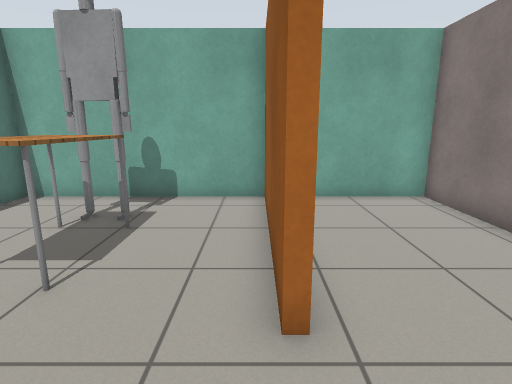
View 1 (above)

16 first-person views from a walk through a world built for the Gazebo simulator. The camera is 1.1 m above the floor, tilts 12° down and sees 80° across. The floor is counted in squares, 0.5 m on a side. Each view is taken from the middle of a square. On the plan, view 1 faces up. The plan holds only what a view shows up to about 18 squares ahead; the rest is blank. Simple patterns stand in for the simulator's built-in surfaces.

View 2
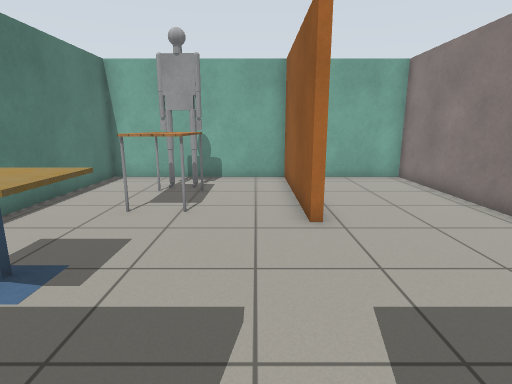

View 3
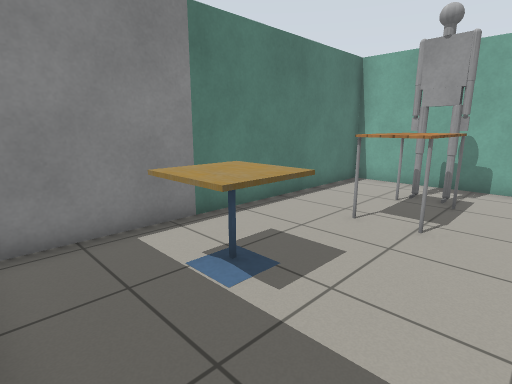

View 4
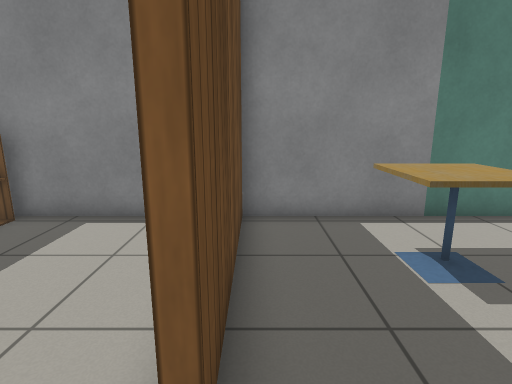

View 5
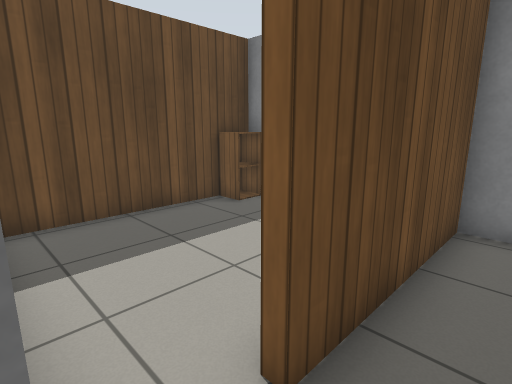

View 6
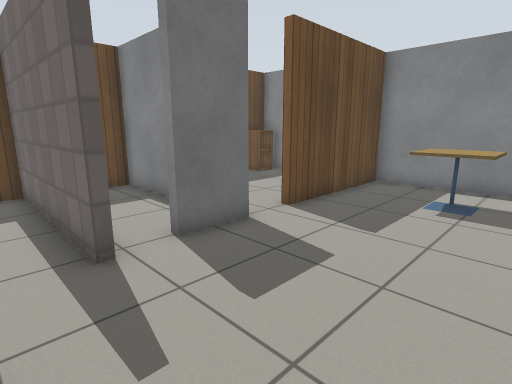

View 7
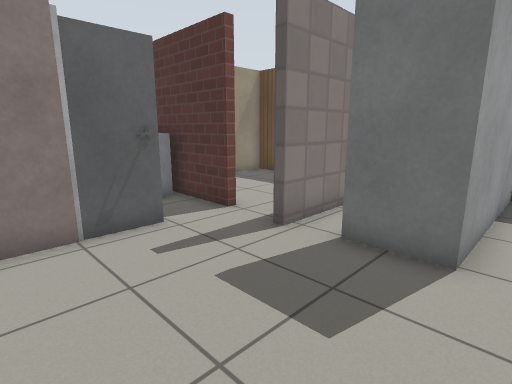

View 8
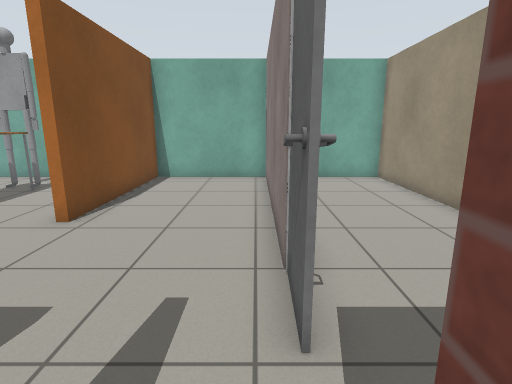

View 9
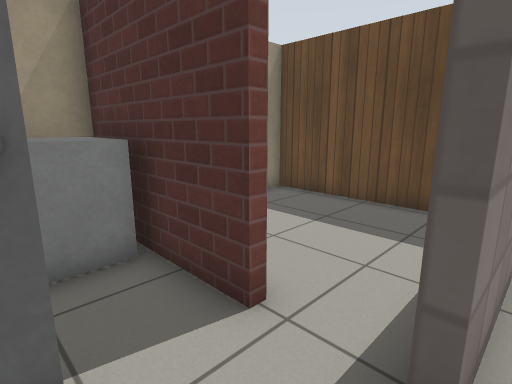

View 10
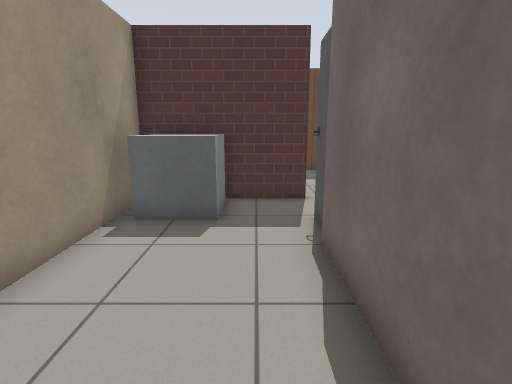

View 11
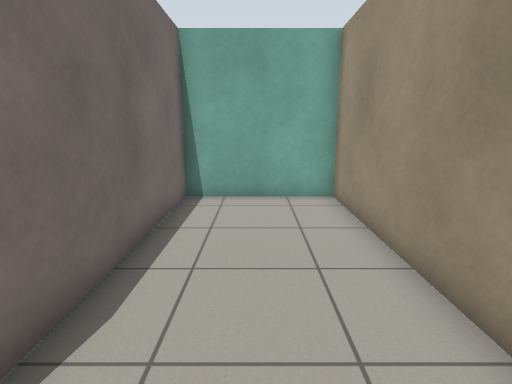

View 12
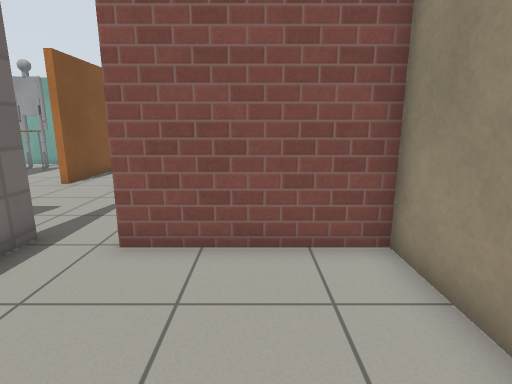

View 13
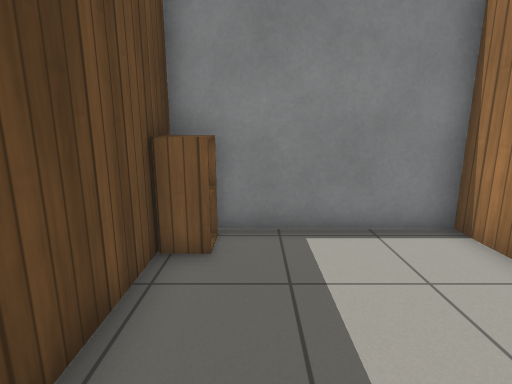

View 14
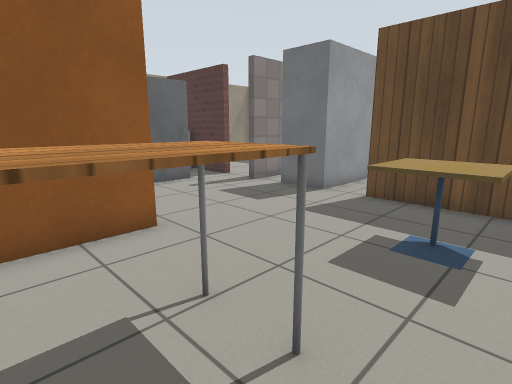

View 15
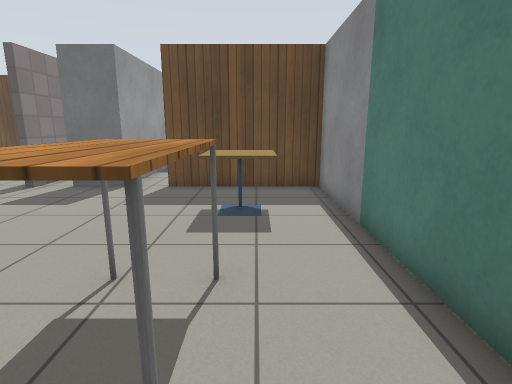

View 16
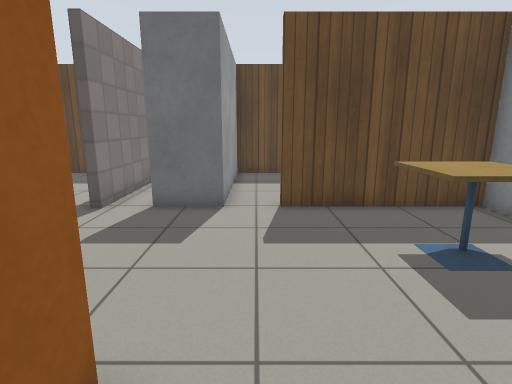

### Floor plan
Points are (right, up) in squares from view 1. A wall is a line through its corners. A room is listed if a view was taken in it or the views show most of it. See-through windows are left out.
Room 1 (views 1, 3, 4, 5, 6, 7, 9, 14, 15, 16)
walls: (0.3, 2.9) (0.3, 9.6) (-7.4, 9.6) (-7.4, -3.3) (-1.7, -3.3); (-0.1, -3.3) (1.9, -3.3); (5.4, 0.4) (5.4, 9.6) (0.6, 9.6) (0.6, 2.9); (3.3, -3.1) (3.6, -3.1)
ways out: opening at (-1, -3) to room 2; opening at (5.7, -1) to room 3
objects: cafe table (-5, -1) to (-4, 1); table (-4, 4) to (-3, 7)
Room 2 (views 2, 13)
walls: (-5.9, -3.6) (-7.4, -3.6) (-7.4, -9.8) (-0.1, -9.8) (-0.1, -3.3); (-1.7, -3.3) (-1.7, -3.8)
ways out: opening at (-1, -3) to room 1
objects: cabinet (-7, -9) to (-6, -9)
Room 3 (views 8, 10, 11, 12)
walls: (7.6, -3.6) (5.4, -3.6) (5.4, -3.3) (7.5, -3.3); (10.5, -3.4) (10.5, 9.6) (5.7, 9.6) (5.7, 0.5); (3.6, -3.1) (3.6, -9.8) (10.5, -9.8) (10.5, -8); (10.5, -6.5) (10.5, -3.6)
ways out: opening at (5.7, -1) to room 1
objects: door leaf (6, -1) to (6, 0); other object (8, -3) to (10, -1)

Positions as (right, up) in squares from view 1, and headings:
1: (0, 0), facing up
2: (-1, -4), facing up
3: (-1, -3), facing up-left
4: (0, -3), facing left
5: (0, -2), facing down-left
6: (5, 2), facing down-left
7: (-1, 2), facing down-right
8: (5, -4), facing up
9: (3, -1), facing down-right
10: (7, 6), facing down
11: (8, 0), facing up
12: (8, -9), facing up
13: (-1, -8), facing left
14: (-6, 6), facing down-right
15: (-5, 8), facing down
16: (-1, 5), facing down
